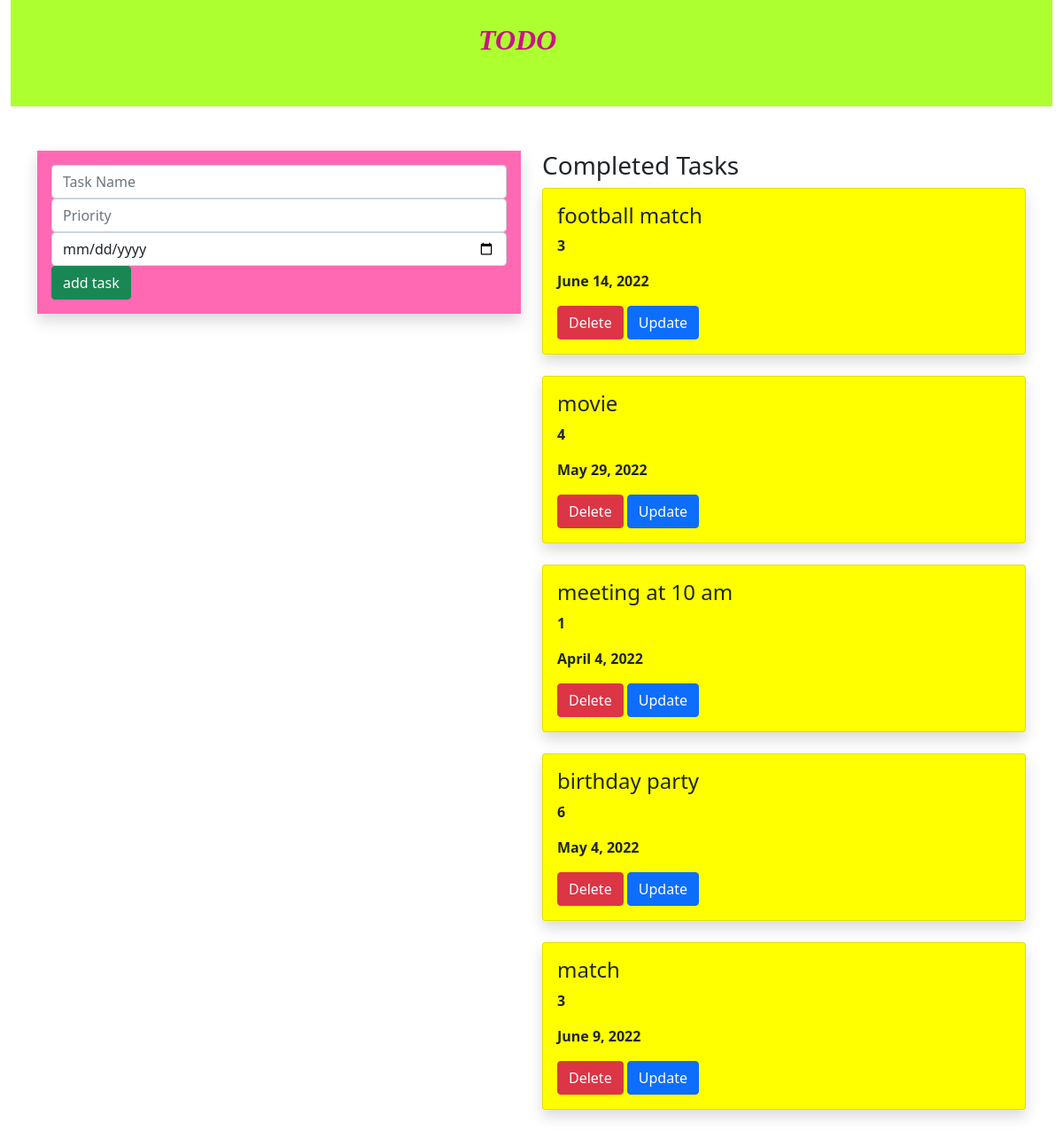
The page / on the database its author committed.
### todoapp/models.py (models this page shows, shortened)
class Task(models.Model):
    name=models.CharField(max_length=250)
    priority=models.IntegerField()
    date=models.DateField()

### todoapp/views.py (the view)
# urls.py: path('',views.index,name="index"),
def index(request):
    work = Task.objects.all()
    if request.method=="POST":
        name=request.POST.get('name','')
        priority=request.POST.get('priority','')
        date=request.POST.get('date')
        task=Task(name=name,priority=priority,date=date)
        task.save()
    return render(request,"home.html",{'work':work})

### templates/home.html (shortened to what this page needs)
{% extends 'base.html' %}
{% block body %}
<div class="container-fluid">
    <div class="row">
        <div class="col-md-12" style="height:500;">
            <div class="banner">
                <div class="banner-text">
                    <h2><b>TODO</b></h2>
                </div>
            </div>
        </div>
    </div>
</div>
    <div class="container">
        <div class="row">
            <div class="col-md-6">
                <form method="post" class="p-3 shadow" >
                    <div class="form-group">
                        <input type="text" class="form-control" name="name" placeholder="Task Name">
                    </div>
                    <div class="form-group">
                        <input type="text" class="form-control" name="priority" placeholder="Priority">
                    </div>
                    <div class="form-group">
                        <input type="date" class="form-control" name="date" placeholder="Date">
                    </div>
                        <input type="submit" class="btn btn-success" value="add task">
                </form>
            </div>
            <div class="col-md-6">
                <h3>Completed Tasks</h3>
                {% for i in work %}
                <div class="card shadow">
                    <div class="card-body">
                        <h4 class="card-title">{{i.name}}</h4>
                        <p><b>{{i.priority }}</b>
                        <p><b>{{i.date }}</b></p>
                        <a class="btn btn-danger" href="{% url 'delete' i.id %}" >Delete</a>
                        <a class="btn btn-primary" href="{% url 'update' i.id %}" >Update</a>
                    </div>
            </div>
                <br>
                {% endfor %}
        </div>
    </div>
{% endblock %}

### templates/base.html (shortened to what this page needs)
{% load static %}
<!DOCTYPE html>
<html lang="en">
<head>
        <link rel="stylesheet" href="https://cdn.jsdelivr.net/npm/bootstrap@5.1.3/dist/css/bootstrap.min.css">    <link rel="stylesheet" href="{% static 'tstyle.css' %}">
        <link rel="stylesheet" href="{% static 'tstyle.css' %}">
</head>
<body>
{% block body %}
{% endblock %}
</body>
</html>

### static/tstyle.css (style rules this page uses)
.banner { background-color: greenyellow; color:mediumvioletred; width:100%; height:120px; margin-bottom:50px; }
.banner-text { top:2%; left:45%; position:absolute; transform:transform; font-family: Copperplate, Papyrus, fantasy; font-size:16px; font-style: oblique; }
.p-3 { background-color:HotPink; }
.card { background-color:yellow; }

### rows shown on the page
Task: name "football match", priority "3", date "June 14, 2022"
Task: name "movie", priority "4", date "May 29, 2022"
Task: name "meeting at 10 am", priority "1", date "April 4, 2022"
Task: name "birthday party", priority "6", date "May 4, 2022"
Task: name "match", priority "3", date "June 9, 2022"
